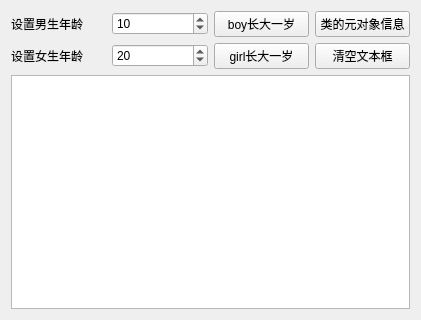
<?xml version="1.0" encoding="UTF-8"?>
<ui version="4.0">
 <class>qmyWidget</class>
 <widget class="QWidget" name="qmyWidget">
  <property name="geometry">
   <rect>
    <x>0</x>
    <y>0</y>
    <width>421</width>
    <height>320</height>
   </rect>
  </property>
  <property name="windowTitle">
   <string>MetaObject的使用</string>
  </property>
  <layout class="QVBoxLayout" name="verticalLayout">
   <item>
    <layout class="QGridLayout" name="gridLayout">
     <item row="0" column="0">
      <widget class="QLabel" name="label">
       <property name="text">
        <string>设置男生年龄</string>
       </property>
      </widget>
     </item>
     <item row="0" column="1">
      <widget class="QSpinBox" name="spinBoy">
       <property name="minimum">
        <number>0</number>
       </property>
       <property name="maximum">
        <number>200</number>
       </property>
       <property name="value">
        <number>10</number>
       </property>
      </widget>
     </item>
     <item row="0" column="2">
      <widget class="QPushButton" name="btnBoyInc">
       <property name="text">
        <string>boy长大一岁</string>
       </property>
      </widget>
     </item>
     <item row="0" column="3">
      <widget class="QPushButton" name="btnClassInfo">
       <property name="text">
        <string>类的元对象信息</string>
       </property>
      </widget>
     </item>
     <item row="1" column="0">
      <widget class="QLabel" name="label_2">
       <property name="text">
        <string>设置女生年龄</string>
       </property>
      </widget>
     </item>
     <item row="1" column="1">
      <widget class="QSpinBox" name="spinGirl">
       <property name="maximum">
        <number>200</number>
       </property>
       <property name="value">
        <number>20</number>
       </property>
      </widget>
     </item>
     <item row="1" column="2">
      <widget class="QPushButton" name="btnGirlInc">
       <property name="text">
        <string>girl长大一岁</string>
       </property>
      </widget>
     </item>
     <item row="1" column="3">
      <widget class="QPushButton" name="btnClear">
       <property name="text">
        <string>清空文本框</string>
       </property>
      </widget>
     </item>
    </layout>
   </item>
   <item>
    <widget class="QPlainTextEdit" name="textEdit"/>
   </item>
  </layout>
 </widget>
 <layoutdefault spacing="6" margin="11"/>
 <resources/>
 <connections/>
</ui>
